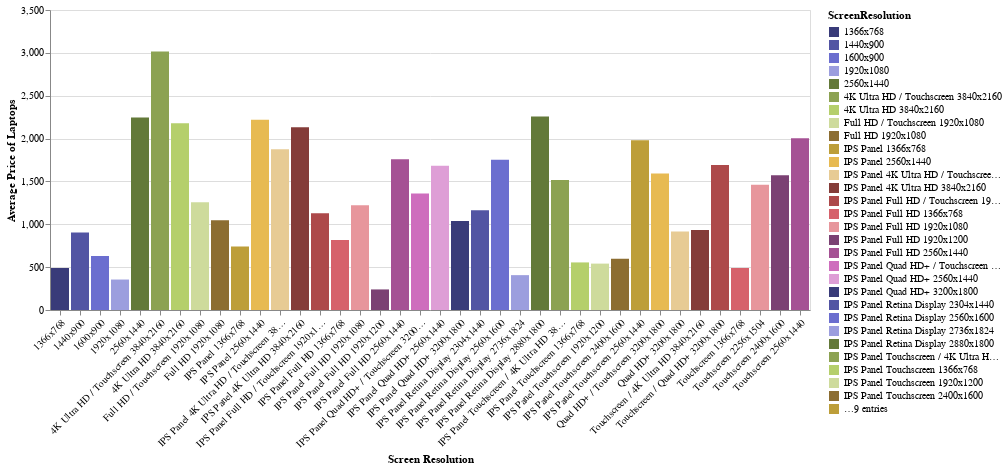

The notebook cell this image was saved under:
### Code cell
laptop_resolution_avg_price = (
    laptop_train.groupby(["ScreenResolution"])
        .mean(["Price_CAD"])
        .reset_index()
        .rename(columns = {"Price_CAD" : "Average Price"})
)

laptop_resolution_plot = alt.Chart(laptop_resolution_avg_price).mark_bar().encode(
    x=alt.X("ScreenResolution")
        .title("Screen Resolution"),
    y=alt.Y("Average Price")
        .title("Average Price of Laptops"),
    color=alt.Color("ScreenResolution")
            .scale(scheme="category20b")
).configure_axisX(labelAngle=-45)
laptop_resolution_plot

### Figure 1 — Vega-Lite specification as saved in the notebook (floating-point values rounded to 4 significant figures)
{"config": {"view": {"continuousWidth": 300, "continuousHeight": 300}, "axisX": {"labelAngle": -45}}, "data": {"name": "data-a12e7265cebfc0dd7378015ea92e8ec4"}, "mark": {"type": "bar"}, "encoding": {"color": {"field": "ScreenResolution", "scale": {"scheme": "category20b"}, "type": "nominal"}, "x": {"field": "ScreenResolution", "title": "Screen Resolution", "type": "nominal"}, "y": {"field": "Average Price", "title": "Average Price of Laptops", "type": "quantitative"}}, "$schema": "https://vega.github.io/schema/vega-lite/v5.15.1.json", "datasets": {"data-a12e7265cebfc0dd7378015ea92e8ec4": [{"ScreenResolution": "1366x768", "ScreenSize_Inches": 15.04, "Memory_GB": 4.731, "Storage": 206.9, "Weight_Kg": 2.028, "Average Price": 489.9}, {"ScreenResolution": "1440x900", "ScreenSize_Inches": 13.3, "Memory_GB": 8.0, "Storage": 256.0, "Weight_Kg": 1.35, "Average Price": 903.9}, {"ScreenResolution": "1600x900", "ScreenSize_Inches": 17.28, "Memory_GB": 6.375, "Storage": 103.1, "Weight_Kg": 2.978, "Average Price": 631.3}, {"ScreenResolution": "1920x1080", "ScreenSize_Inches": 14.8, "Memory_GB": 6.0, "Storage": 80.0, "Weight_Kg": 1.61, "Average Price": 355.4}, {"ScreenResolution": "2560x1440", "ScreenSize_Inches": 15.65, "Memory_GB": 12.0, "Storage": 384.0, "Weight_Kg": 2.95, "Average Price": 2245.0}, {"ScreenResolution": "4K Ultra HD / Touchscreen 3840x2160", "ScreenSize_Inches": 15.64, "Memory_GB": 20.0, "Storage": 254.4, "Weight_Kg": 2.291, "Average Price": 3017.0}, {"ScreenResolution": "4K Ultra HD 3840x2160", "ScreenSize_Inches": 15.94, "Memory_GB": 19.2, "Storage": 256.2, "Weight_Kg": 2.958, "Average Price": 2178.0}, {"ScreenResolution": "Full HD / Touchscreen 1920x1080", "ScreenSize_Inches": 14.01, "Memory_GB": 10.0, "Storage": 274.1, "Weight_Kg": 1.642, "Average Price": 1258.0}, {"ScreenResolution": "Full HD 1920x1080", "ScreenSize_Inches": 15.45, "Memory_GB": 8.626, "Storage": 217.9, "Weight_Kg": 2.153, "Average Price": 1048.0}, {"ScreenResolution": "IPS Panel 1366x768", "ScreenSize_Inches": 13.54, "Memory_GB": 6.4, "Storage": 187.4, "Weight_Kg": 1.694, "Average Price": 740.5}, {"ScreenResolution": "IPS Panel 2560x1440", "ScreenSize_Inches": 14.0, "Memory_GB": 12.0, "Storage": 384.0, "Weight_Kg": 1.115, "Average Price": 2220.0}, {"ScreenResolution": "IPS Panel 4K Ultra HD / Touchscreen 3840x2160", "ScreenSize_Inches": 13.26, "Memory_GB": 12.8, "Storage": 358.6, "Weight_Kg": 1.28, "Average Price": 1874.0}, {"ScreenResolution": "IPS Panel 4K Ultra HD 3840x2160", "ScreenSize_Inches": 16.0, "Memory_GB": 16.57, "Storage": 384.0, "Weight_Kg": 2.999, "Average Price": 2131.0}, {"ScreenResolution": "IPS Panel Full HD / Touchscreen 1920x1080", "ScreenSize_Inches": 13.89, "Memory_GB": 8.325, "Storage": 272.9, "Weight_Kg": 1.642, "Average Price": 1128.0}, {"ScreenResolution": "IPS Panel Full HD 1366x768", "ScreenSize_Inches": 15.6, "Memory_GB": 8.0, "Storage": 1.0, "Weight_Kg": 2.1, "Average Price": 817.0}, {"ScreenResolution": "IPS Panel Full HD 1920x1080", "ScreenSize_Inches": 15.28, "Memory_GB": 10.05, "Storage": 222.4, "Weight_Kg": 2.306, "Average Price": 1221.0}, {"ScreenResolution": "IPS Panel Full HD 1920x1200", "ScreenSize_Inches": 14.0, "Memory_GB": 4.0, "Storage": 32.0, "Weight_Kg": 1.4, "Average Price": 240.0}, {"ScreenResolution": "IPS Panel Full HD 2560x1440", "ScreenSize_Inches": 14.0, "Memory_GB": 8.0, "Storage": 512.0, "Weight_Kg": 1.7, "Average Price": 1760.0}, {"ScreenResolution": "IPS Panel Quad HD+ / Touchscreen 3200x1800", "ScreenSize_Inches": 13.3, "Memory_GB": 14.4, "Storage": 358.6, "Weight_Kg": 1.3, "Average Price": 1358.0}, {"ScreenResolution": "IPS Panel Quad HD+ 2560x1440", "ScreenSize_Inches": 14.0, "Memory_GB": 12.0, "Storage": 256.0, "Weight_Kg": 1.4, "Average Price": 1683.0}, {"ScreenResolution": "IPS Panel Quad HD+ 3200x1800", "ScreenSize_Inches": 13.3, "Memory_GB": 8.0, "Storage": 256.0, "Weight_Kg": 1.34, "Average Price": 1037.0}, {"ScreenResolution": "IPS Panel Retina Display 2304x1440", "ScreenSize_Inches": 12.0, "Memory_GB": 8.0, "Storage": 409.6, "Weight_Kg": 0.92, "Average Price": 1162.0}, {"ScreenResolution": "IPS Panel Retina Display 2560x1600", "ScreenSize_Inches": 13.3, "Memory_GB": 8.0, "Storage": 426.7, "Weight_Kg": 1.37, "Average Price": 1752.0}, {"ScreenResolution": "IPS Panel Retina Display 2736x1824", "ScreenSize_Inches": 12.3, "Memory_GB": 6.0, "Storage": 64.0, "Weight_Kg": 1.4, "Average Price": 406.7}, {"ScreenResolution": "IPS Panel Retina Display 2880x1800", "ScreenSize_Inches": 15.4, "Memory_GB": 16.0, "Storage": 384.0, "Weight_Kg": 1.883, "Average Price": 2259.0}, {"ScreenResolution": "IPS Panel Touchscreen / 4K Ultra HD 3840x2160", "ScreenSize_Inches": 15.6, "Memory_GB": 12.0, "Storage": 192.0, "Weight_Kg": 2.38, "Average Price": 1517.0}, {"ScreenResolution": "IPS Panel Touchscreen 1366x768", "ScreenSize_Inches": 12.45, "Memory_GB": 6.0, "Storage": 144.0, "Weight_Kg": 1.415, "Average Price": 555.0}, {"ScreenResolution": "IPS Panel Touchscreen 1920x1200", "ScreenSize_Inches": 10.1, "Memory_GB": 4.0, "Storage": 64.0, "Weight_Kg": 0.69, "Average Price": 541.3}, {"ScreenResolution": "IPS Panel Touchscreen 2400x1600", "ScreenSize_Inches": 12.3, "Memory_GB": 4.0, "Storage": 32.0, "Weight_Kg": 1.15, "Average Price": 596.9}, {"ScreenResolution": "IPS Panel Touchscreen 2560x1440", "ScreenSize_Inches": 14.0, "Memory_GB": 10.0, "Storage": 320.0, "Weight_Kg": 1.712, "Average Price": 1980.0}, {"ScreenResolution": "Quad HD+ / Touchscreen 3200x1800", "ScreenSize_Inches": 13.3, "Memory_GB": 10.91, "Storage": 302.6, "Weight_Kg": 1.247, "Average Price": 1592.0}, {"ScreenResolution": "Quad HD+ 3200x1800", "ScreenSize_Inches": 13.3, "Memory_GB": 6.667, "Storage": 181.3, "Weight_Kg": 1.33, "Average Price": 915.7}, {"ScreenResolution": "Touchscreen / 4K Ultra HD 3840x2160", "ScreenSize_Inches": 12.5, "Memory_GB": 8.0, "Storage": 256.0, "Weight_Kg": 1.25, "Average Price": 932.0}, {"ScreenResolution": "Touchscreen / Quad HD+ 3200x1800", "ScreenSize_Inches": 13.3, "Memory_GB": 16.0, "Storage": 512.0, "Weight_Kg": 1.2, "Average Price": 1693.0}, {"ScreenResolution": "Touchscreen 1366x768", "ScreenSize_Inches": 15.27, "Memory_GB": 6.0, "Storage": 95.5, "Weight_Kg": 1.825, "Average Price": 490.3}, {"ScreenResolution": "Touchscreen 2256x1504", "ScreenSize_Inches": 16.83, "Memory_GB": 8.0, "Storage": 256.0, "Weight_Kg": 1.251, "Average Price": 1460.0}, {"ScreenResolution": "Touchscreen 2400x1600", "ScreenSize_Inches": 12.3, "Memory_GB": 12.0, "Storage": 320.0, "Weight_Kg": 1.1, "Average Price": 1573.0}, {"ScreenResolution": "Touchscreen 2560x1440", "ScreenSize_Inches": 13.82, "Memory_GB": 10.0, "Storage": 320.0, "Weight_Kg": 1.44, "Average Price": 2004.0}]}}
